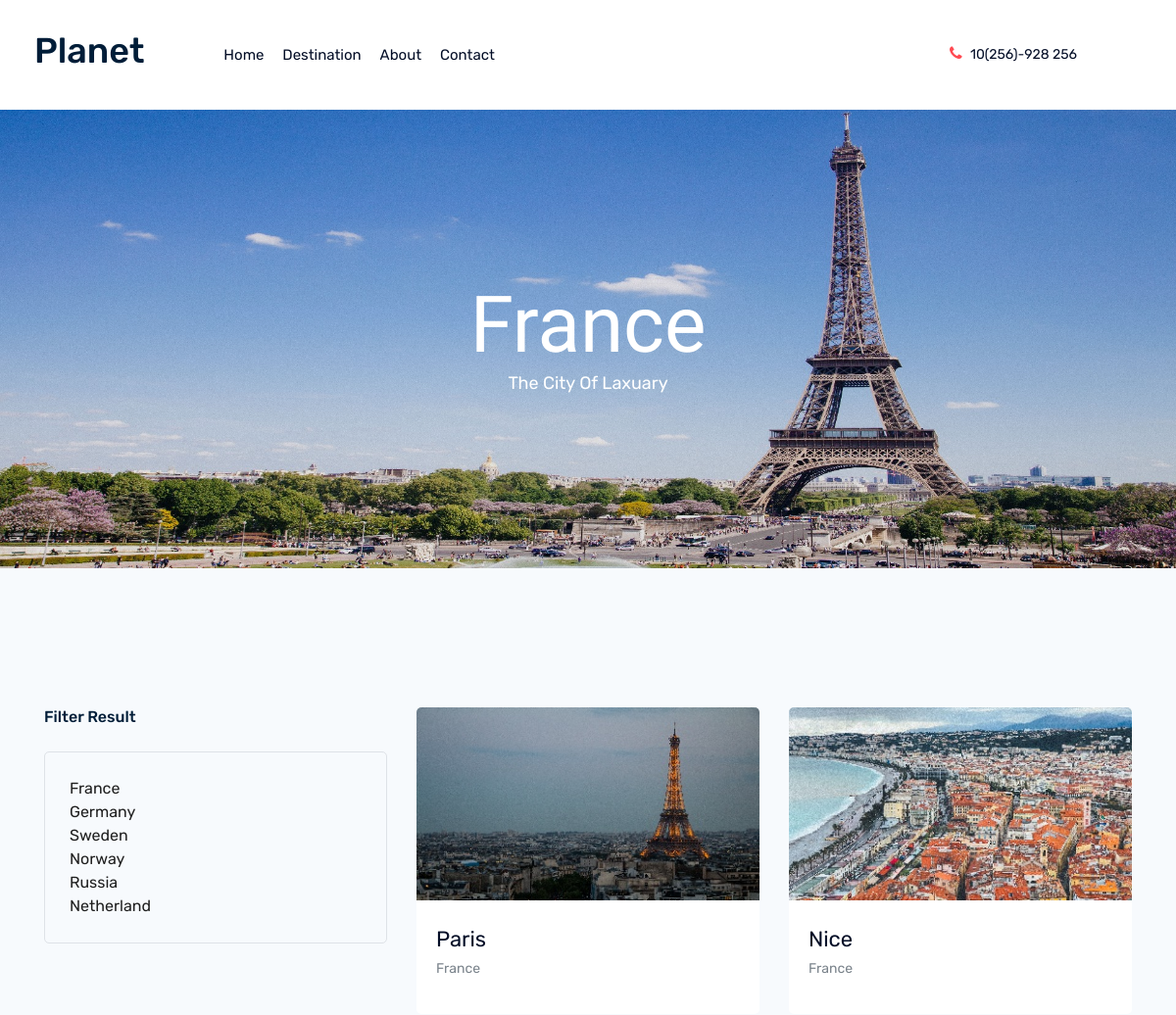
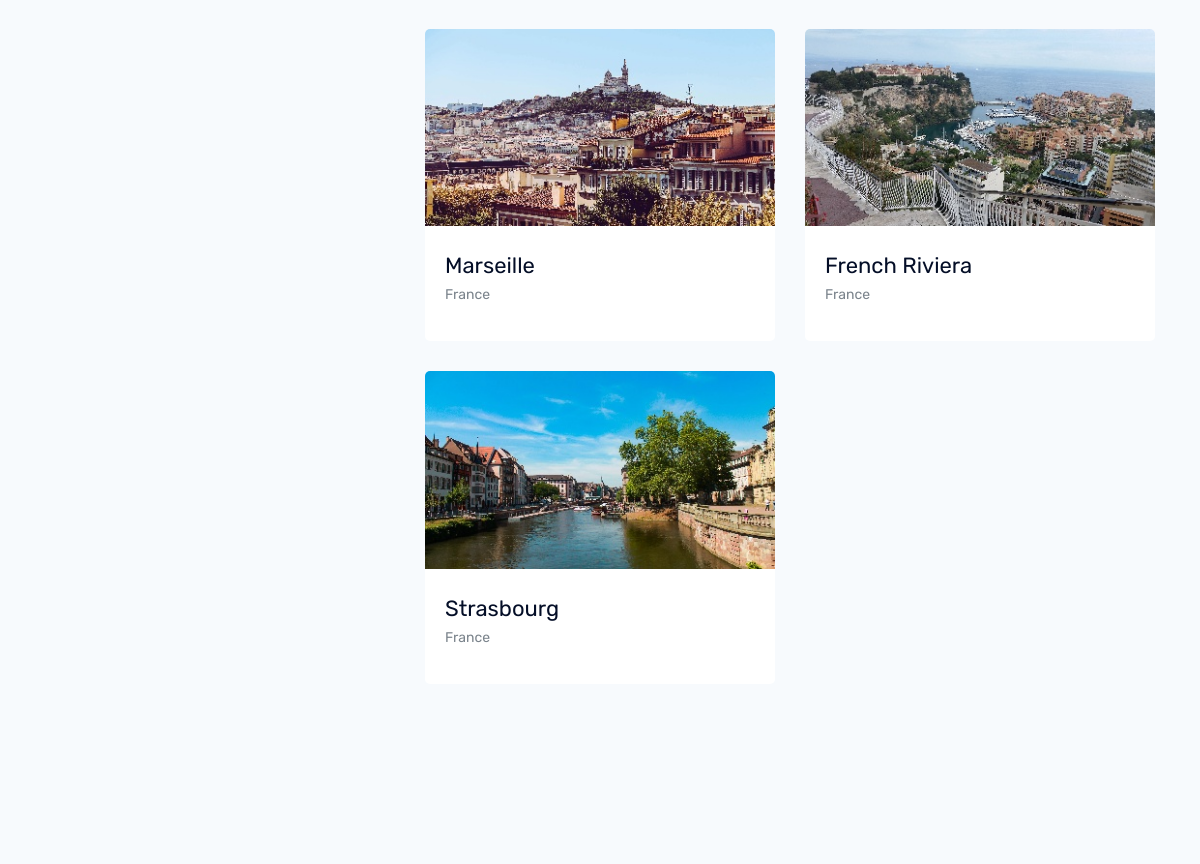
Screenshot of /destinations/France/ with the database file from the repository (2 pictures, top to bottom).
### destinations/models.py (models this page shows, shortened)
class countries(models.Model):
    name = models.CharField(max_length=15, verbose_name="Country name", unique=True)
    small_pic = models.ImageField(upload_to='c_pics', verbose_name="Thumpnail")
    large_pic = models.ImageField(upload_to='c_pics', verbose_name="Picture")
    description = models.CharField(max_length=30, verbose_name="Description")
    class Meta:
        verbose_name = 'Countries'
        verbose_name_plural = 'Countries'

class destinations(models.Model):
    name = models.CharField(max_length=35, verbose_name="Destination name", unique=True)
    country = models.ForeignKey(to='countries', on_delete=models.CASCADE)
    small_pic = models.ImageField(upload_to='d_pics', verbose_name="Thumpnail")
    large_pic = models.ImageField(upload_to='d_pics', verbose_name="Picture")
    s_desc = models.CharField(max_length=30, verbose_name="small Description")
    l_desc = models.TextField(verbose_name="Large Description")
    class Meta:
        verbose_name = 'Destination'
        verbose_name_plural = 'Destinations'

### destinations/views.py (the view)
# urls.py: path('destinations/<str:cou_name>/', destinationss),
def destinationss(request, cou_name):
    cout = countries.objects.all()
    cou = countries.objects.get(name=cou_name)
    dest = destinations.objects.filter(country=cou)
    return render(request, 'travel_destination.html', {'couts': cout, 'dests': dest, 'conts': cou})

### destinations/templates/travel_destination.html
{% extends 'header.html' %}
{% load static %}
  {% block body %}
    <div style="background-image: url({{ conts.large_pic.url }})" class="bradcam_area ">
        <div class="container">
            <div class="row">
                <div class="col-xl-12">
                    <div class="bradcam_text text-center">
                        <h3>{{ conts.name }}</h3>
                        <p>{{ conts.description }}</p>
                    </div>
                </div>
            </div>
        </div>
    </div>
    <div class="popular_places_area">
        <div class="container">
            <div class="row">
                <div class="col-lg-4">
                    <div class="filter_result_wrap">
                        <h3>Filter Result</h3>
                        <div class="filter_bordered">
                            <div class="filter_inner">
                                <div class="row">
                                    <div class="col-lg-12">
                                        <div class="single_select">
                                                {% for cout in couts %}
                                                    <ul>
                                                       <li><a href="/destinations/{{ cout.name }}">{{ cout.name }}</a></li>
                                                    </ul>
                                                {% endfor %}
                                        </div>
                                    </div>
                                </div>
                            </div>
                        </div>
                    </div>
                </div>
                <div class="col-lg-8">
                    <div class="row">
                        {% for dest in dests %}
                        <div class="col-lg-6 col-md-6">
                            <div class="single_place">
                                <div class="thumb">
                                    <img src="{{dest.small_pic.url}}" alt="">
                                </div>
                                <div class="place_info">
                                    <a href="/destination/{{ dest.name }}"><h3>{{ dest.name }}</h3></a>
                                    <p>{{dest.country.name}}</p>
                                </div>
                            </div>
                        </div>
                        {% endfor %}
                </div>
            </div>
        </div>
    </div>
 </div>
 {% endblock %}

### rows the page displays
countries: large_pic (picture), name "France", description "The City Of Laxuary"
countries: name "Germany"
countries: name "Sweden"
countries: name "Norway"
countries: name "Russia"
countries: name "Netherland"
destinations: small_pic (picture), name "Paris", country.name "France"
destinations: small_pic (picture), name "Nice", country.name "France"
destinations: small_pic (picture), name "Marseille", country.name "France"
destinations: small_pic (picture), name "French Riviera", country.name "France"
destinations: small_pic (picture), name "Strasbourg", country.name "France"
